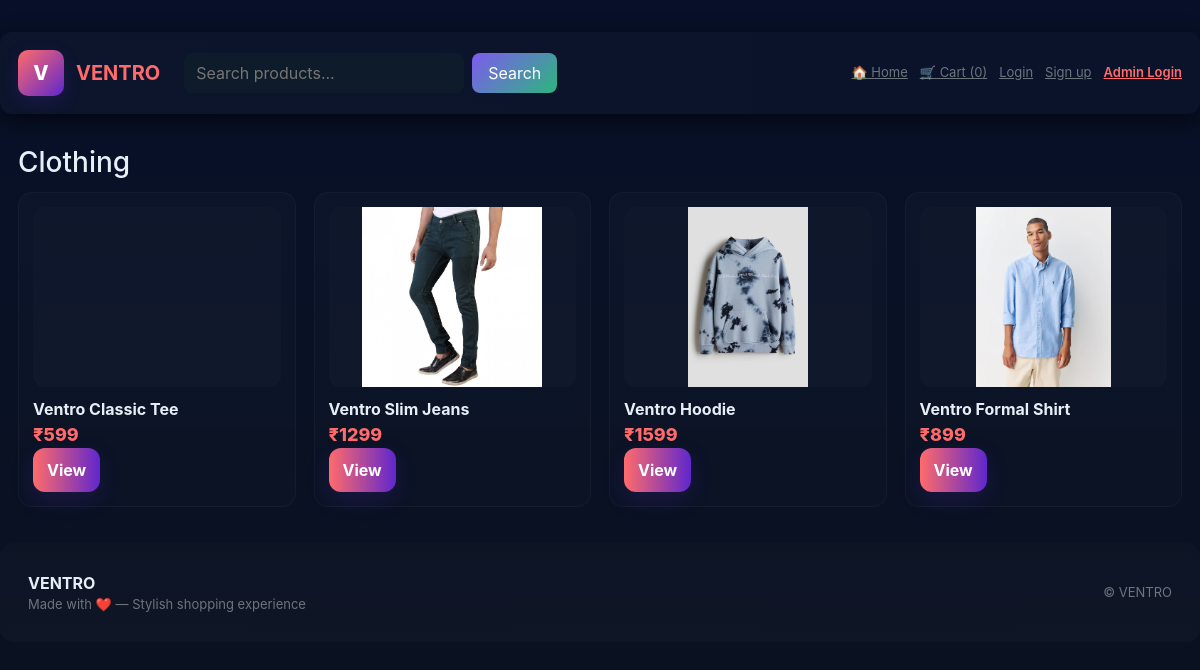
The app's page /category/clothing with its own data.
### models.py (models this page shows)
class Category(db.Model):
    id = db.Column(db.Integer, primary_key=True)
    name = db.Column(db.String(80), unique=True, nullable=False)
    slug = db.Column(db.String(120), unique=True, nullable=False)
    created_at = db.Column(db.DateTime, default=datetime.utcnow)

class Product(db.Model):
    id = db.Column(db.Integer, primary_key=True)
    title = db.Column(db.String(200), nullable=False)
    slug = db.Column(db.String(250), unique=True, nullable=False)
    description = db.Column(db.Text, nullable=True)
    price = db.Column(db.Integer, nullable=False)  # price in rupees
    image = db.Column(db.String(300), nullable=True)
    category_id = db.Column(db.Integer, db.ForeignKey('category.id'))
    category = db.relationship('Category', backref='products')
    is_available = db.Column(db.Boolean, default=True)  # ✅ added field
    created_at = db.Column(db.DateTime, default=datetime.utcnow)

### app.py (the view)
    @app.route('/category/<slug>')
    def category_view(slug):
        cat = Category.query.filter_by(slug=slug).first_or_404()
        products = Product.query.filter_by(category=cat).all()
        categories = Category.query.all()
        return render_template('category.html', category=cat, products=products, categories=categories)

### templates/category.html (shortened to what this page needs)
{% extends "base.html" %}
{% block content %}
<h3>{{ category.name }}</h3>
<div class="card-grid" style="margin-top:12px">
  {% for p in products %}
  <div class="product-card">
    <div class="prod-img"><img src="{{ url_for('static', filename=p.image) }}" alt=""></div>
    <div class="prod-title">{{ p.title }}</div>
    <div class="prod-price">₹{{ p.price }}</div>
    <a class="button" href="{{ url_for('product_view', slug=p.slug) }}">View</a>
  </div>
  {% endfor %}
</div>
{% endblock %}

### static/css/style.css (style rules this page uses)
:root { --accent: #ff6b6b; --accent-2: #5f27cd; --muted: #6c757d; --bg: #0f1724; --card: #0b1220; --glass: rgba(255,255,255,0.03); --glass-2: rgba(255,255,255,0.02); --radius: 18px; --shadow: 0 6px 20px rgba(0,0,0,0.6); }
* { box-sizing: border-box; }
html, body { height: 100%; }
body { margin: 0; font-family: 'Inter', system-ui, -apple-system, "Segoe UI", Roboto, "Helvetica Neue", Arial; background: linear-gradient(180deg, #071028 0%, #0b1220 100%); color: #e6eef8; -webkit-font-smoothing: antialiased; }
.card-grid { display: grid; grid-template-columns: repeat(auto-fill, minmax(240px, 1fr)); gap: 18px; }
.product-card { background: linear-gradient(180deg, rgba(255,255,255,0.02), rgba(255,255,255,0.01)); border-radius: 14px; padding: 14px; border: 1px solid rgba(255,255,255,0.03); transition: transform .18s ease, box-shadow .18s ease; }
.prod-img { height: 180px; border-radius: 12px; overflow: hidden; display: flex; align-items: center; justify-content: center; background: linear-gradient(180deg, rgba(255,255,255,0.01), rgba(255,255,255,0.02)); }
.prod-img img { max-width: 100%; height: 100%; object-fit: cover; }
.prod-title { font-weight: 700; margin-top: 10px; }
.prod-price { color: var(--accent); font-weight: 800; font-size: 18px; }
.button { display: inline-block; padding: 10px 14px; border-radius: 12px; font-weight: 700; text-decoration: none; background: linear-gradient(90deg, var(--accent), var(--accent-2)); color: white; border: 0; box-shadow: 0 8px 22px rgba(95,39,205,0.18); }

### records on screen
Category: name "Clothing"
Product: title "Ventro Classic Tee", price "599"
Product: image (picture), title "Ventro Slim Jeans", price "1299"
Product: image (picture), title "Ventro Hoodie", price "1599"
Product: image (picture), title "Ventro Formal Shirt", price "899"

### other values on screen
{{ session.get('cart')|length if session.get('cart') else 0 }} "0"
